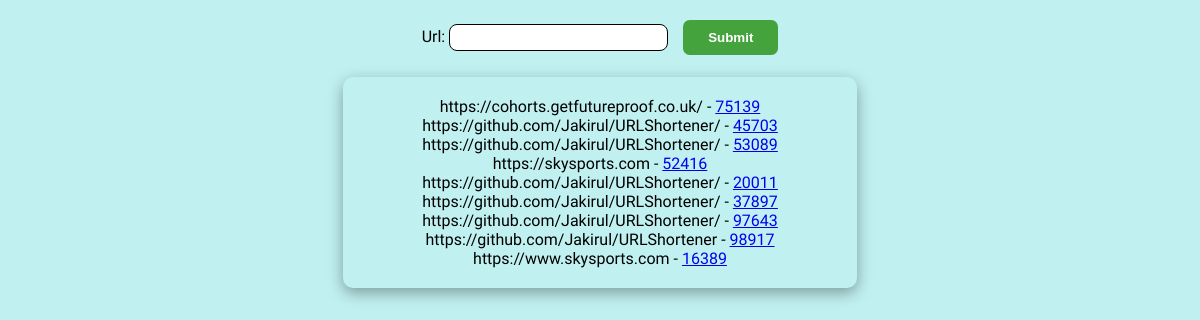
The page / on the database its author committed.
### main/models.py (models this page shows, shortened)
class Main(models.Model):
    url = models.CharField(max_length=200)
    shortened_url = models.IntegerField(null=True, blank=True)

### main/views.py (the view)
# urls.py: 2. Add a URL to urlpatterns:  path('', views.home, name='home')
def home(request):
    all = Main.objects.all()
    if request.method == 'POST':
        form = NewLinkForm(request.POST)
        if form.is_valid():
            rand_number = randint(100, 99999)
            url = form.cleaned_data.get('url')
            if not str(url).startswith("https"):
                Main.objects.create(url="https://"+url, shortened_url=rand_number)
            else:
                Main.objects.create(url=url, shortened_url=rand_number)
            return redirect("home")
    else:
        form = NewLinkForm()
    data = {'form': form, 'all': all}
    return render(request, "home.html", data)

### main/forms.py
class NewLinkForm(forms.ModelForm):
    url = forms.CharField(max_length=200)
    class Meta:
        model = Main
        fields = ['url']

### main/templates/home.html (shortened to what this page needs)
{% load static %}
<!DOCTYPE html>
<html>
    <head>
        <link rel="stylesheet" type="text/css" href="{% static 'css/styles.css' %}">
    </head>
    <body>
        <main>
            <form method="POST">
                {{form.as_p}}
                <input type="submit" name="submit" />
            </form>
            <ul>
                {% for number in all %}
                    <li>{{number.url}} - <a target="__blank" href="http://127.0.0.1:8000/{{number.shortened_url}}">{{ number.shortened_url }}</a></li>
                {% endfor %}
            </ul>
        </main>
    </body>
</html>

### main/static/css/styles.css (style rules this page uses)
body { background-color: rgb(192, 240, 240); text-align: center; font-family: 'Varela Round', sans-serif; }
form { display: flex; justify-content: center; align-items: center; gap: 15px; }
input[type='text'] { padding: 5px 20px; border-radius: 8px; border: 1px solid black; }
input[type='submit'] { padding: 10px 25px; border: none; border-radius: 0.5em; background-color: #45a33e; font-weight: bold; color: white; }
ul { box-shadow: rgba(0, 0, 0, 0.35) 0px 5px 15px; border-radius: 10px; width: 40%; padding: 20px; margin: 10px auto; }
ul li { list-style-type: none; }

### rows shown on the page
Main: url "https://cohorts.getfutureproof.co.uk/", shortened_url "75139"
Main: url "https://github.com/Jakirul/URLShortener/", shortened_url "45703"
Main: url "https://github.com/Jakirul/URLShortener/", shortened_url "53089"
Main: url "https://skysports.com", shortened_url "52416"
Main: url "https://github.com/Jakirul/URLShortener/", shortened_url "20011"
Main: url "https://github.com/Jakirul/URLShortener/", shortened_url "37897"
Main: url "https://github.com/Jakirul/URLShortener/", shortened_url "97643"
Main: url "https://github.com/Jakirul/URLShortener", shortened_url "98917"
Main: url "https://www.skysports.com", shortened_url "16389"
